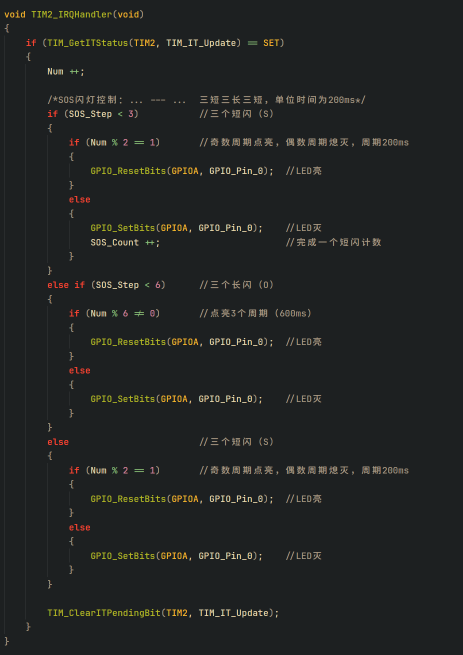
#> input picture archive/day2_单片机/assets/定时器.png, 926 x 1309 px (shown at 1/2 size)
$ python -i video_gen.py   (imports and definitions only)
#> lines starting #> are read from the running program, lines starting #| are printed output that depends on the picture
#!/usr/bin/env python3
# -*- coding: utf-8 -*-
"""video_gen.py -- 图像序列 / GIF / 视频 转换成 OLED 逐帧动画 C 代码 (RLE 压缩)

用法:
  python video_gen.py --demo                          生成内置示例动画
  python video_gen.py --gif anim.gif                  转换 GIF
  python video_gen.py --png frames/                   转换图片序列目录
  python video_gen.py --mp4 input.mp4                 转换视频(需要 ffmpeg)

风格选项 (单色屏上观感差别很大, 建议都试一遍):
  --style edge     边缘描线, 适合照片/卡通/彩色素材   ★推荐
  --style plain    直接二值化, 适合已经是黑底白线的素材
  --style dither   抖动保留灰度, 会有点噪点

其它常用参数:
  --out FILE       输出的 C 文件, 默认 Video_Data.c
  --fps N          播放帧率, 默认 10
  --threshold N    二值化阈值 (plain/dither 用), 默认 128
  --invert         反相 (白底素材需要加)
  --edge-thr N     边缘阈值 (edge 用), 默认 55
  --edge-gain N    边缘增益 (edge 用), 默认 2.2
  --blur N         高斯模糊半径 (edge 用), 默认 1.2
  --dilate         边缘加粗 1 像素
  --preview FILE   导出帧预览拼图 PNG
"""

import argparse
import os
import sys

try:
    from PIL import Image, ImageDraw, ImageOps, ImageFilter, ImageSequence
except ImportError:
    sys.exit("缺少 Pillow, 请先执行: pip install pillow")

W, H = 128, 64
FRAME_BYTES = W * H // 8   # 1024


# ============ 图像 -> OLED 显存格式 (纵向8点一页, 低位在上) ============

# [53 lines left out: functions pack_frame, rle_encode, not called in this run]


# ============ 画面风格处理 ============

STYLE_PLAIN = "plain"
STYLE_EDGE = "edge"
STYLE_DITHER = "dither"


# [117 lines left out: functions _content_bbox, _fit, apply_style, demo_frames, not called in this run]


# ============ 读入各种来源 ============

def flatten(im):
    """把带透明通道的帧铺到白底上, 返回灰度图"""
    if im.mode in ("RGBA", "LA") or (im.mode == "P" and "transparency" in im.info):
        rgba = im.convert("RGBA")
        bg = Image.new("RGBA", rgba.size, (255, 255, 255, 255))
        bg.alpha_composite(rgba)
        return bg.convert("L")
    return im.convert("L")


# [6 lines left out: function frames_from_png, not called in this run]


def frames_from_gif(path):
#> called with path = '../archive/day2_单片机/assets/定时器.png'
    im = Image.open(path)
#> im is the input picture: PIL image 926x1309 RGBA; mean R, G, B, A 33.3, 35.6, 35, 255
    out = [flatten(fr) for fr in ImageSequence.Iterator(im)]
#> in flatten, `bg = Image.new("RGBA", rgba.size, (255, 255, 255, 255))`: bg: PIL image 926x1309 RGBA; every value is 255
#> in flatten, `return bg.convert("L")`:
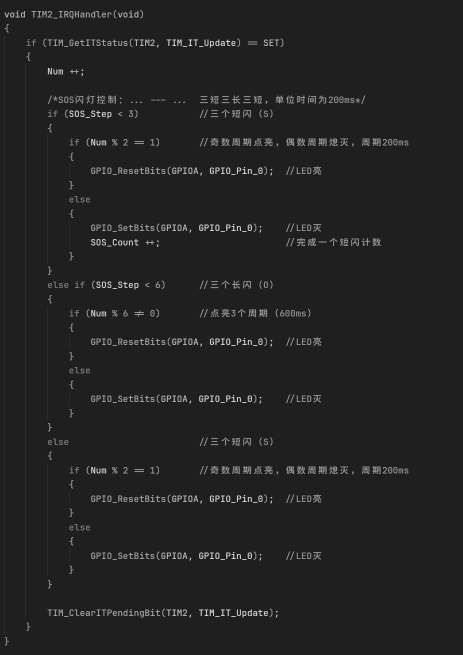
#> returned value: PIL image 926x1309 L (shown at 1/2 size); min 31, max 219, mean 34.6
#> out = 1 item
    im.close()
    return out


# [167 lines left out: functions frames_from_mp4, emit_c, emit_preview, main, not called in this run]


# [2 lines not run here, left out]

>>> result = frames_from_gif('../archive/day2_单片机/assets/定时器.png')
#> result = 1 item
